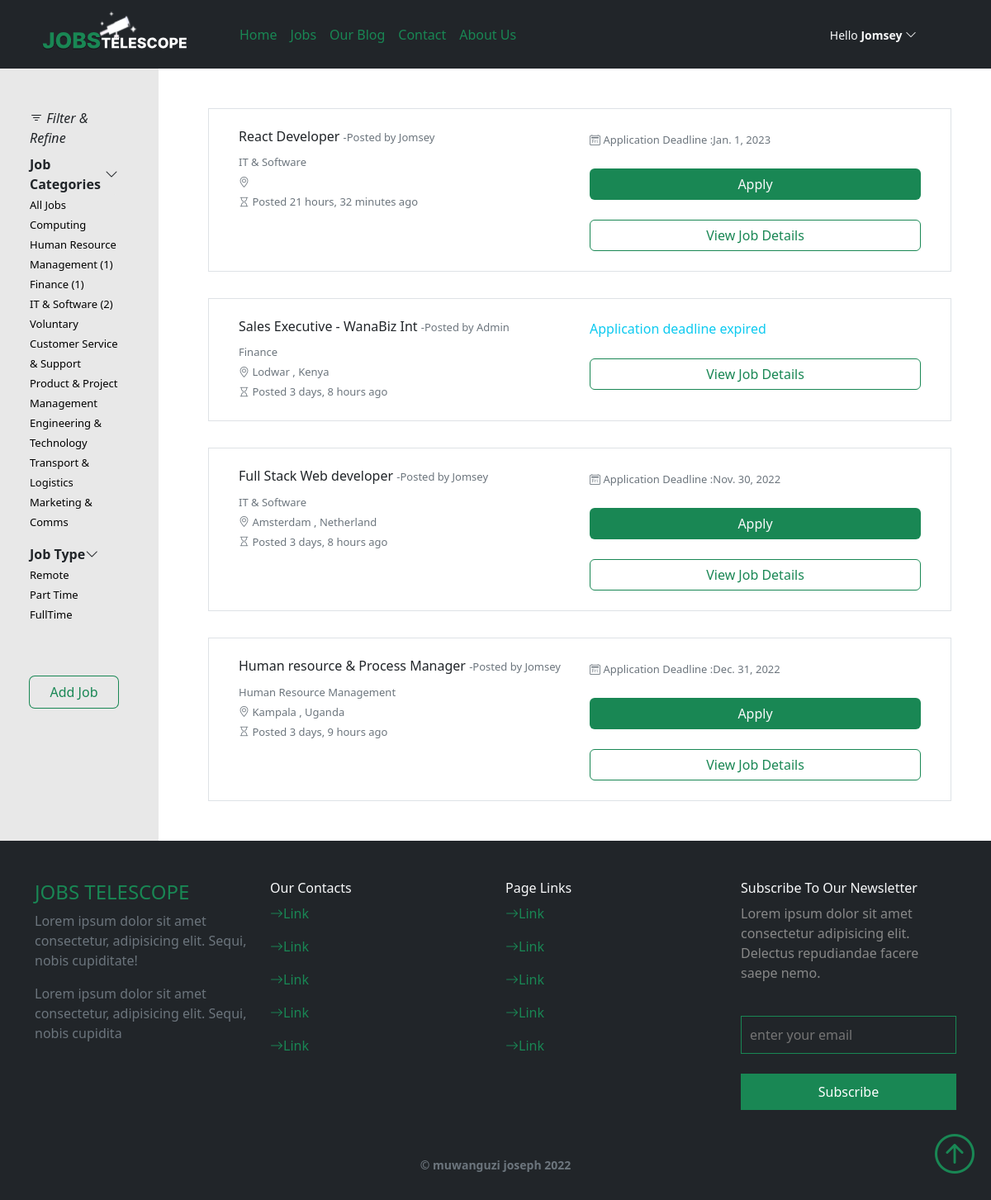
The page /jobs (signed in) on the database its author committed.
### core/models.py (models this page shows, shortened)
class SiteUser(AbstractUser):
    GENDER_CHOICES = (("M","Male"),("F","Female"))
    phone_number = models.CharField(max_length=15,null=True)
    birthday = models.DateField(null=True)
    nationality = CountryField(blank_label='(select country)')
    gender = models.CharField(max_length=1,choices=GENDER_CHOICES,null=True)
    profile_pic = models.ImageField(upload_to="profile_pics",default="avatar.jpg")
    biography = models.TextField()
    def __str__(self):
        return self.username
    class Meta:
        swappable = "AUTH_USER_MODEL"

class JobCategory(models.Model):
    name=models.CharField(max_length=100)
    def __str__(self):
        return self.name
    class Meta:
        verbose_name_plural = "job_categories"

class Job(models.Model):
    JOB_TYPES = [('Full Time','Full Time'),
                 ('Part Time','Part Time'),
                 ('Remote','Remote')]
    title = models.CharField(max_length=200)
    job_location = models.CharField(max_length=200)
    years_of_experience = models.PositiveIntegerField()
    posted_by = models.ForeignKey(settings.AUTH_USER_MODEL,on_delete=models.SET_NULL,null=True)
    date_published = models.DateTimeField(auto_now_add=True)
    job_type = models.CharField(max_length=20,choices=JOB_TYPES)
    expiring_date = models.DateField()
    description = models.TextField()
    category = models.ForeignKey(JobCategory,on_delete=models.SET_NULL,null=True,related_name='jobs')
    def is_expired(self):
        return date.today()>self.expiring_date
    class Meta:
        ordering = ['id']

### core/views.py (the view, shortened to what this page needs)
# urls.py: path("jobs",views.JobsListView.as_view(),name="jobs_list"),
class JobsListView(ListView):
    model=models.Job
    context_object_name="jobs"
    template_name="pages/jobs.html"
    paginate_by =10
    def get_queryset(self):
        query = self.request.GET.get('query')
        if query:
            return models.Job.objects.filter(Q(category__name__startswith=query ) |Q(category__name__icontains=query ) | Q(title__icontains=query ) | Q(job_type__icontains=query ) | Q(title__startswith=query ) | Q(job_type__startswith=query ))
        return models.Job.objects.all().order_by("-date_published")
    def get_context_data(self, **kwargs):
        context = super().get_context_data(**kwargs)
        context['job_categories']=models.JobCategory.objects.all()
        context['add_job_form'] = AddNewJobForm()
        return context

### core/forms.py
class AddNewJobForm(forms.ModelForm):
    class Meta:
        model=Job
        fields=["title","job_type","expiring_date","description","category","years_of_experience"]
        widgets = {
             'title': forms.TextInput(attrs={'placeholder': 'Title','class':"form-control form-control-input" }),
             'job_type':forms.Select(attrs={'class':'form-select' ,'aria-label':"Default select example" }),
            'expiring_date': forms.SelectDateWidget(attrs={'placeholder': 'Expiry date','class':"form-control form-control-input"}),
             'description': forms.Textarea(attrs={'placeholder': 'Job Description','class':"form-control form-control-input"}),
        }

### templates/pages/jobs.html
{%extends '../base.html'%} {% block title %} jobs for you {% endblock title %} {% block content %}
<div class=" row   jobs">
    <aside class="col-md-2 filters p-5">
        <span><i class="bi bi-filter mb-4"> Filter & Refine</i></span>
        <div class="mt-2">
            <div class="accordion-header">
                <strong class="accordion-button" data-bs-toggle="collapse" data-bs-target="#categories" aria-expanded="true" aria-controls="panelsStayOpen-collapseOne">Job Categories <i
                        class="bi bi-chevron-down"></i></strong>
            </div>
            <ul class="p-0 accordion" id="categories">
                <li class="accordion-item" style="background-color: #e8e8e8 !important"><small><a href="{%url 'jobs_list'%}">All Jobs</a></small></li>
                {% for c in job_categories %}
                <li class="accordion-item" style="background-color: #e8e8e8 !important">
                    <small><a href="?query={{c}}">{{c}} {% if c.jobs.count %}
                            ({{c.jobs.count}})
                            {% endif %} </a></small>
                </li> {% endfor %}
            </ul>
        </div>
        <div>
            <div class="accordion-header">
                <strong class="accordion-button" data-bs-toggle="collapse" data-bs-target="#types" aria-expanded="true" aria-controls="panelsStayOpen-collapseOne">Job Type <i class="bi bi-chevron-down"></i></strong>
            </div>
            <ul class="p-0 accordion" id="types">
                <li>
                    <a href="?query=remote"> <small>Remote</small></a>
                </li>
                <li>
                    <a href="?query=part time">
                        <small>Part Time</small>
                    </a>
                </li>
                <li>
                    <a href="?query=full time">
                        <small>FullTime</small>
                    </a>
                </li>
            </ul>
        </div>
        <span class="btn w-100  mt-5" data-bs-toggle="modal" data-bs-target="#add_job">Add Job</span> {% include '../components/add_job_form.html' %}
    </aside>
    <main class=" col-md-10  py-5">
        {% if jobs %}
        <div class=" row justify-content-center p-0 mx-5" style="gap: 32px; ">
            {% for job in jobs %} {% include '../components/job-card.html' %} {% endfor %} {% else %}
            <div class="p-5 border">
                <h1 class="text-center text-muted m-5">No Items To Display</h1>
            </div>{% endif %} {% include '../components/paginator.html' %}
        </div>
    </main>
</div>
{% endblock content %}

### templates/components/navbar.html (shortened to what this page needs)
{% load static %}
<nav class="navbar navbar-expand-lg bg-dark">
    <div class="container">
        <a class="navbar-brand" href="{%url 'index'%}"><img src="{%static 'images/logo.svg'%}" style="width: 200px;"></a>
        <div class="collapse navbar-collapse " id="navbarNavDropdown">
            <ul class="navbar-nav mx-4 ">
                <li class="nav-item">
                    <a class="nav-link " href="{%url 'index'%}">Home</a>
                </li>
                <li class="nav-item">
                    <a class="nav-link" href="{%url 'jobs_list'%}">Jobs</a>
                </li>
                <li class="nav-item">
                    <a class="nav-link" href="{%url 'posts_list'%}">Our Blog</a>
                </li>
                <li class="nav-item">
                    <a class="nav-link" href="#">Contact</a>
                </li>
                <li class="nav-item">
                    <a class="nav-link" href="#">About Us</a>
                </li>
            </ul>
            <div class="auth-box py-2">
                {% if user.is_authenticated %}
                <div class="dropdown me-5 ">
                    <span class="user" data-bs-toggle="dropdown" aria-expanded="false">
                        <small class="text-light text-center">Hello <strong>{{user}}</strong> <i class="bi bi-chevron-down"></i></small>
                    </span>
                </div>
                {% else %}
                <a href="{%url 'account_login'%}" class="text-light">
                    <span class="nav-login-btn px-4 rounded-pill py-2">Sign in</span>
                    <a href="{%url 'account_signup'%}" class="text-light">
                        <span class="nav-signin-btn px-4 rounded-pill py-2">Sign up</span></a>
                </a> {% endif %}
            </div>
        </div>
    </div>
</nav>

### templates/components/job-card.html
<div class="row border  p-4 " data-aos="fade-up">
    <div class="col-md">
        <h6 class="text-dark">{{job.title}} <small class="text-muted" style="font-weight:lighter ;">-Posted by
                {{job.posted_by}}</small></h6>
        <small class="text-muted">{{job.category}} </small>
        <br>
        <small class="text-muted"><i class="bi bi-geo-alt"></i> {{job.job_location}}</small>
        <br>
        <small class="mt-4 text-muted"><i class="bi bi-hourglass"></i> Posted {{ job.date_published|timesince}}
            ago</small>
    </div>
    <div class=" col-md ">{% if job.is_expired %}
        <span class="text-info"> Application deadline expired</span> {% else %}
        <small class="text-muted"><i class="bi bi-calendar2-day"></i> Application Deadline
            :{{job.expiring_date}}</small>
        <br>
        <a href="{%url 'apply' job.id%}"> <button class="btn text-light bg-success  mt-4 w-100">Apply
            </button> </a>
        {% endif %}
        <a href="{%url 'job_details' job.title%}"> <button class="btn text-success border-success  mt-4 w-100">View Job Details
            </button></a>
    </div>
</div>

### static/styles/styles.css (style rules this page uses)
* { margin: 0; padding: 0; box-sizing: border-box; position: relative; }
:root { --gray: #e8e8e8; --gray-shade: rgb(136, 136, 136); --primary: var(--bs-success); --black-shade: rgb(64, 65, 65); --primary-shade: rgb(227, 255, 227); }
body { scroll-behavior: smooth; background-color: #fff; max-width: 1500px; margin: 0 auto; overflow-x: hidden; }
h1, h2, h3, h4, h5, h6 { overflow-x: visible; color: rgb(13, 9, 31); }
li { list-style-type: none; }
a { text-decoration: none; color: initial; }
img { width: 100%; height: 100%; object-fit: cover; }
.nav-link { color: var(--primary); }
.jobs small { font-size: small; }
.job-card div:first-child, .jobs aside { border-right: 1px solid #e8e8e8 !important; }
.jobs aside .btn { color: var(--primary); box-shadow: 0 0 0 1px var(--primary); font-weight: lighter; }
.accordion, .accordion-item { border: none; }
.user { cursor: pointer; }
.user i, .dropdown-item { transition: all 0.2s ease; }
aside, .accordion { background-color: #e8e8e8 !important; }
.navbar-collapse { display: flex; justify-content: space-between; align-items: flex-end; }

### rows shown on the page
SiteUser: username "Jomsey"
JobCategory: name "Computing"
JobCategory: name "Human Resource Management", jobs.count "1"
JobCategory: name "Finance", jobs.count "1"
JobCategory: name "IT & Software", jobs.count "2"
JobCategory: name "Voluntary"
JobCategory: name "Customer Service & Support"
JobCategory: name "Product & Project Management"
JobCategory: name "Engineering & Technology"
JobCategory: name "Transport & Logistics"
JobCategory: name "Marketing & Comms"
Job: title "React Developer", posted_by "Jomsey", category "IT & Software", date_published "21 hours, 32 minutes", expiring_date "Jan. 1, 2023"
Job: title "Sales Executive - WanaBiz Int", posted_by "Admin", category "Finance", job_location "Lodwar , Kenya", date_published "3 days, 8 hours", expiring_date "Application deadline expired"
Job: title "Full Stack Web developer", posted_by "Jomsey", category "IT & Software", job_location "Amsterdam , Netherland", date_published "3 days, 8 hours", expiring_date "Nov. 30, 2022"
Job: title "Human resource & Process Manager", posted_by "Jomsey", category "Human Resource Management", job_location "Kampala , Uganda", date_published "3 days, 9 hours", expiring_date "Dec. 31, 2022"
